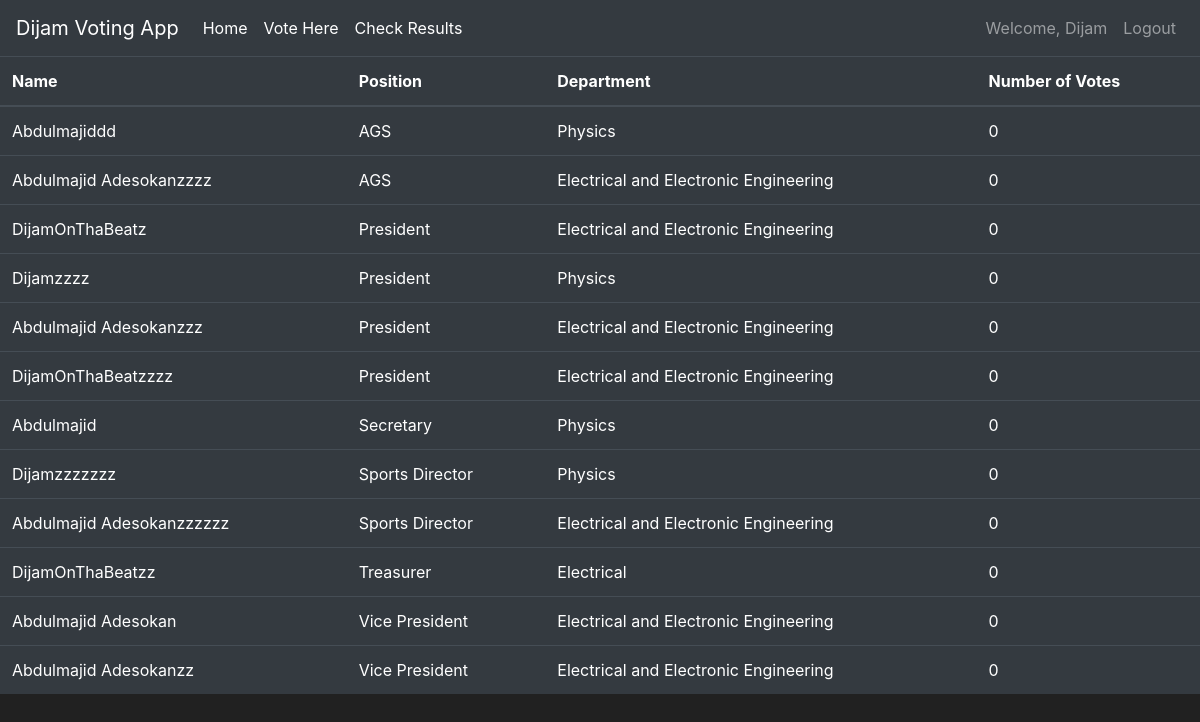
The page /results (signed in) on the database its author committed.
### voting/models.py (models this page shows, shortened)
class User(db.Model, UserMixin):
    id = db.Column(db.Integer(), primary_key=True)
    name = db.Column(db.String(length = 40),nullable=False)
    department = db.Column(db.String(length = 40),nullable=False)
    email_address = db.Column(db.String(length = 40), unique=True, nullable=False)
    password_hash = db.Column(db.String(),nullable=False)
    hasVoted = db.Column(db.Boolean(),default = False)
    isAdmin = db.Column(db.Boolean, default =False)
    @property
    def password(self):
        raise AttributeError('password is not a readable attribute')

class Candidate(db.Model):
    id = db.Column(db.Integer(), primary_key=True)
    name = db.Column(db.String(length = 40), unique=True,nullable=False)
    department = db.Column(db.String(length = 40),nullable=False)
    number_of_votes = db.Column(db.Integer(), default = 0)
    position = db.Column(db.String(), nullable = False)

### voting/routes.py (the view)
@app.route('/results')
def check_result():
    candidate = Candidate.query.order_by(Candidate.position).all()
    return render_template('check_result.html', candidate = candidate)

### voting/models.py (called while the page is built)
@login_manager.user_loader
def load_user(user_id):
    return User.query.get(int(user_id))

### voting/templates/check_result.html (shortened to what this page needs)
{% extends 'base.html' %}
{% block content %}
<table class="table table-hover table-dark">
    <thead>
       <tr>
          <th scope="col">Name</th>
          <th scope="col">Position</th>
          <th scope="col">Department</th>
          <th scope="col">Number of Votes</th>
       </tr>
    </thead>
    <tbody>
       {% for item in candidate %}
       <tr>
          <td>{{ item.name }}</td>
          <td>{{ item.position }}</td>
          <td>{{ item.department}}</td>
          <td>{{ item.number_of_votes }}</td>
       </tr>
       {% endfor %}
    </tbody>
 </table>
 {% endblock %}

### voting/templates/base.html (shortened to what this page needs)
<!doctype html>
<html lang="en">
   <head>
      <link rel="stylesheet" href="https://cdn.jsdelivr.net/npm/bootstrap@4.5.3/dist/css/bootstrap.min.css">
   </head>
   <body>
    <nav class="navbar navbar-expand-md navbar-dark bg-dark">
      <a class="navbar-brand" href="{{url_for('home_page')}}">Dijam Voting App</a>
      <div class="collapse navbar-collapse" id="navbarNav">
        <ul class="navbar-nav mr-auto">
            <li class="nav-item active">
                <a class="nav-link" href="{{ url_for('home_page') }}">Home <span class="sr-only">(current)</span></a>
            </li>
            <li class="nav-item active">
              <a class="nav-link" href="{{ url_for('voting_page') }}">Vote Here <span class="sr-only">(current)</span></a>
          </li>
          <li class="nav-item active">
            <a class="nav-link" href="{{ url_for('check_result') }}">Check Results <span class="sr-only">(current)</span></a>
        </li>
        </ul>
        {%if current_user.is_authenticated %}
          <ul class="navbar-nav">
              <li class="nav-item">
                <a class="nav-link">Welcome, {{current_user.name }}
                </a>
            </li>
              <li class="nav-item">
                <a class="nav-link" href="{{ url_for('logout_page') }}">Logout</a>
            </li>
        </ul>
          {% endif %}
      </div>
    </nav>
        {%block content%}
        {%endblock%}
   </body>
</html>

### voting/templates/base.html (style rules this page uses)
body { background-color: #212121; color: white }

### rows shown on the page
User: name "Dijam"
Candidate: name "Abdulmajiddd", position "AGS", department "Physics", number_of_votes "0"
Candidate: name "Abdulmajid Adesokanzzzz", position "AGS", department "Electrical and Electronic Engineering", number_of_votes "0"
Candidate: name "DijamOnThaBeatz", position "President", department "Electrical and Electronic Engineering", number_of_votes "0"
Candidate: name "Dijamzzzz", position "President", department "Physics", number_of_votes "0"
Candidate: name "Abdulmajid Adesokanzzz", position "President", department "Electrical and Electronic Engineering", number_of_votes "0"
Candidate: name "DijamOnThaBeatzzzz", position "President", department "Electrical and Electronic Engineering", number_of_votes "0"
Candidate: name "Abdulmajid", position "Secretary", department "Physics", number_of_votes "0"
Candidate: name "Dijamzzzzzzz", position "Sports Director", department "Physics", number_of_votes "0"
Candidate: name "Abdulmajid Adesokanzzzzzz", position "Sports Director", department "Electrical and Electronic Engineering", number_of_votes "0"
Candidate: name "DijamOnThaBeatzz", position "Treasurer", department "Electrical", number_of_votes "0"
Candidate: name "Abdulmajid Adesokan", position "Vice President", department "Electrical and Electronic Engineering", number_of_votes "0"
Candidate: name "Abdulmajid Adesokanzz", position "Vice President", department "Electrical and Electronic Engineering", number_of_votes "0"
